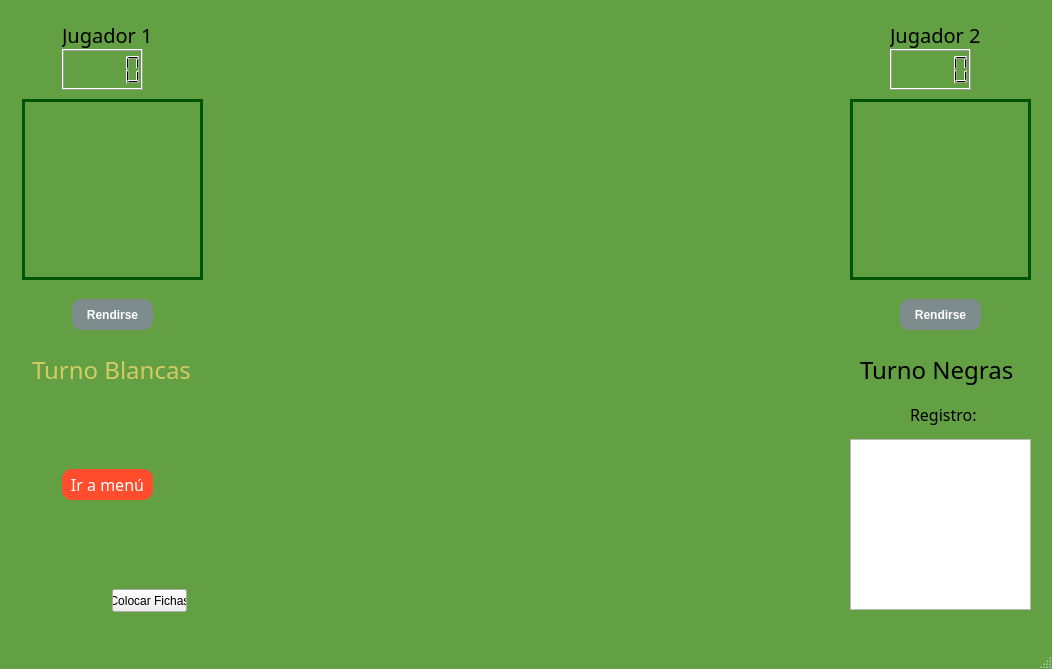
<?xml version="1.0" encoding="UTF-8"?>
<ui version="4.0">
 <class>MainWindow</class>
 <widget class="QMainWindow" name="MainWindow">
  <property name="geometry">
   <rect>
    <x>0</x>
    <y>0</y>
    <width>1052</width>
    <height>669</height>
   </rect>
  </property>
  <property name="windowTitle">
   <string>Ajedrez</string>
  </property>
  <property name="styleSheet">
   <string notr="true">QMainWindow#MainWindow{

	
	background-color: rgb(98, 160, 67);
}</string>
  </property>
  <widget class="QWidget" name="centralwidget">
   <layout class="QHBoxLayout" name="horizontalLayout">
    <item>
     <spacer name="horizontalSpacer_3">
      <property name="orientation">
       <enum>Qt::Horizontal</enum>
      </property>
      <property name="sizeHint" stdset="0">
       <size>
        <width>40</width>
        <height>20</height>
       </size>
      </property>
     </spacer>
    </item>
    <item>
     <widget class="QWidget" name="widget_3" native="true">
      <property name="minimumSize">
       <size>
        <width>200</width>
        <height>0</height>
       </size>
      </property>
      <property name="layoutDirection">
       <enum>Qt::LeftToRight</enum>
      </property>
      <widget class="QPushButton" name="pushButton">
       <property name="geometry">
        <rect>
         <x>100</x>
         <y>580</y>
         <width>75</width>
         <height>23</height>
        </rect>
       </property>
       <property name="text">
        <string>Colocar Fichas</string>
       </property>
      </widget>
      <widget class="QPushButton" name="resignW">
       <property name="geometry">
        <rect>
         <x>60</x>
         <y>290</y>
         <width>81</width>
         <height>31</height>
        </rect>
       </property>
       <property name="font">
        <font>
         <family>Helvetica Neue</family>
         <weight>75</weight>
         <italic>false</italic>
         <bold>true</bold>
         <underline>false</underline>
         <strikeout>false</strikeout>
        </font>
       </property>
       <property name="layoutDirection">
        <enum>Qt::LeftToRight</enum>
       </property>
       <property name="styleSheet">
        <string notr="true">QPushButton{
	text-align:center;
    font-family: 'Helvetica Neue', Helvetica, sans-serif;
	color: #FFF;
	background: #7F8C8D;
	border-radius: 10px;

}

QPushButton:hover{
  background: #ff5242;
  background: #E74C3C;
}
</string>
       </property>
       <property name="text">
        <string>Rendirse</string>
       </property>
       <property name="icon">
        <iconset resource="img.qrc">
         <normaloff>:/new/img/img/resigning.png</normaloff>:/new/img/img/resigning.png</iconset>
       </property>
      </widget>
      <widget class="QLCDNumber" name="lcdNumberW">
       <property name="geometry">
        <rect>
         <x>50</x>
         <y>40</y>
         <width>81</width>
         <height>41</height>
        </rect>
       </property>
       <property name="font">
        <font>
         <family>Gill Sans Ultra Bold Condensed</family>
         <pointsize>8</pointsize>
         <weight>75</weight>
         <bold>true</bold>
        </font>
       </property>
      </widget>
      <widget class="QWidget" name="blackCaptured" native="true">
       <property name="geometry">
        <rect>
         <x>10</x>
         <y>90</y>
         <width>181</width>
         <height>181</height>
        </rect>
       </property>
       <property name="sizePolicy">
        <sizepolicy hsizetype="Preferred" vsizetype="Preferred">
         <horstretch>0</horstretch>
         <verstretch>0</verstretch>
        </sizepolicy>
       </property>
       <property name="minimumSize">
        <size>
         <width>0</width>
         <height>0</height>
        </size>
       </property>
       <property name="maximumSize">
        <size>
         <width>16777215</width>
         <height>16777215</height>
        </size>
       </property>
       <property name="styleSheet">
        <string notr="true">QWidget#blackCaptured{
	border: 3px solid rgb(0, 85, 0);
}</string>
       </property>
      </widget>
      <widget class="QLabel" name="wT">
       <property name="geometry">
        <rect>
         <x>20</x>
         <y>340</y>
         <width>161</width>
         <height>41</height>
        </rect>
       </property>
       <property name="font">
        <font>
         <family>Gill Sans Ultra Bold Condensed</family>
         <pointsize>18</pointsize>
        </font>
       </property>
       <property name="styleSheet">
        <string notr="true">color: rgb(212, 203, 100);</string>
       </property>
       <property name="text">
        <string>Turno Blancas</string>
       </property>
      </widget>
      <widget class="QLabel" name="label">
       <property name="geometry">
        <rect>
         <x>50</x>
         <y>10</y>
         <width>111</width>
         <height>31</height>
        </rect>
       </property>
       <property name="font">
        <font>
         <family>Gill Sans Ultra Bold Condensed</family>
         <pointsize>15</pointsize>
        </font>
       </property>
       <property name="text">
        <string>Jugador 1</string>
       </property>
      </widget>
      <widget class="QPushButton" name="menu">
       <property name="geometry">
        <rect>
         <x>50</x>
         <y>460</y>
         <width>91</width>
         <height>31</height>
        </rect>
       </property>
       <property name="font">
        <font>
         <family>Gill Sans Ultra Bold Condensed</family>
         <pointsize>12</pointsize>
        </font>
       </property>
       <property name="styleSheet">
        <string notr="true">background-color: qlineargradient(spread:pad, x1:0, y1:0, x2:0, y2:1, stop:0 rgba(255, 77, 46, 255));
border-radius: 10px;
color: rgb(255, 255, 255);</string>
       </property>
       <property name="text">
        <string>Ir a menú</string>
       </property>
      </widget>
     </widget>
    </item>
    <item>
     <spacer name="horizontalSpacer">
      <property name="orientation">
       <enum>Qt::Horizontal</enum>
      </property>
      <property name="sizeHint" stdset="0">
       <size>
        <width>40</width>
        <height>20</height>
       </size>
      </property>
     </spacer>
    </item>
    <item>
     <widget class="Board" name="board" native="true">
      <property name="minimumSize">
       <size>
        <width>610</width>
        <height>610</height>
       </size>
      </property>
      <property name="maximumSize">
       <size>
        <width>610</width>
        <height>610</height>
       </size>
      </property>
      <property name="styleSheet">
       <string notr="true"/>
      </property>
     </widget>
    </item>
    <item>
     <spacer name="horizontalSpacer_2">
      <property name="orientation">
       <enum>Qt::Horizontal</enum>
      </property>
      <property name="sizeHint" stdset="0">
       <size>
        <width>40</width>
        <height>20</height>
       </size>
      </property>
     </spacer>
    </item>
    <item>
     <widget class="QWidget" name="widget" native="true">
      <property name="minimumSize">
       <size>
        <width>200</width>
        <height>0</height>
       </size>
      </property>
      <property name="layoutDirection">
       <enum>Qt::RightToLeft</enum>
      </property>
      <widget class="QPushButton" name="resignB">
       <property name="geometry">
        <rect>
         <x>60</x>
         <y>290</y>
         <width>81</width>
         <height>31</height>
        </rect>
       </property>
       <property name="font">
        <font>
         <family>Helvetica Neue</family>
         <weight>75</weight>
         <italic>false</italic>
         <bold>true</bold>
         <underline>false</underline>
         <strikeout>false</strikeout>
        </font>
       </property>
       <property name="layoutDirection">
        <enum>Qt::LeftToRight</enum>
       </property>
       <property name="styleSheet">
        <string notr="true">QPushButton{
	text-align:center;
    font-family: 'Helvetica Neue', Helvetica, sans-serif;
	color: #FFF;
	background: #7F8C8D;
	border-radius: 10px;

}

QPushButton:hover{
  background: #ff5242;
  background: #E74C3C;
}
</string>
       </property>
       <property name="text">
        <string>Rendirse</string>
       </property>
       <property name="icon">
        <iconset resource="img.qrc">
         <normaloff>:/new/img/img/resigning.png</normaloff>:/new/img/img/resigning.png</iconset>
       </property>
      </widget>
      <widget class="QLCDNumber" name="lcdNumberB">
       <property name="geometry">
        <rect>
         <x>50</x>
         <y>40</y>
         <width>81</width>
         <height>41</height>
        </rect>
       </property>
       <property name="font">
        <font>
         <family>Gill Sans Ultra Bold Condensed</family>
        </font>
       </property>
      </widget>
      <widget class="QPlainTextEdit" name="plainTextEdit">
       <property name="enabled">
        <bool>true</bool>
       </property>
       <property name="geometry">
        <rect>
         <x>10</x>
         <y>430</y>
         <width>181</width>
         <height>171</height>
        </rect>
       </property>
       <property name="font">
        <font>
         <family>Gill Sans MT</family>
         <pointsize>10</pointsize>
         <weight>75</weight>
         <bold>true</bold>
        </font>
       </property>
      </widget>
      <widget class="QWidget" name="whiteCaptured" native="true">
       <property name="geometry">
        <rect>
         <x>10</x>
         <y>90</y>
         <width>181</width>
         <height>181</height>
        </rect>
       </property>
       <property name="minimumSize">
        <size>
         <width>0</width>
         <height>0</height>
        </size>
       </property>
       <property name="styleSheet">
        <string notr="true">QWidget#whiteCaptured{
border: 3px solid rgb(0, 85, 0);
}</string>
       </property>
      </widget>
      <widget class="QLabel" name="bT">
       <property name="geometry">
        <rect>
         <x>20</x>
         <y>340</y>
         <width>161</width>
         <height>41</height>
        </rect>
       </property>
       <property name="font">
        <font>
         <family>Gill Sans Ultra Bold Condensed</family>
         <pointsize>18</pointsize>
        </font>
       </property>
       <property name="styleSheet">
        <string notr="true"/>
       </property>
       <property name="text">
        <string>Turno Negras</string>
       </property>
      </widget>
      <widget class="QLabel" name="label_2">
       <property name="geometry">
        <rect>
         <x>50</x>
         <y>10</y>
         <width>111</width>
         <height>31</height>
        </rect>
       </property>
       <property name="font">
        <font>
         <family>Gill Sans Ultra Bold Condensed</family>
         <pointsize>15</pointsize>
        </font>
       </property>
       <property name="text">
        <string>Jugador 2</string>
       </property>
      </widget>
      <widget class="QLabel" name="label_3">
       <property name="geometry">
        <rect>
         <x>70</x>
         <y>390</y>
         <width>81</width>
         <height>31</height>
        </rect>
       </property>
       <property name="font">
        <font>
         <family>Gill Sans Ultra Bold Condensed</family>
         <pointsize>12</pointsize>
        </font>
       </property>
       <property name="text">
        <string>Registro:</string>
       </property>
      </widget>
     </widget>
    </item>
    <item>
     <spacer name="horizontalSpacer_4">
      <property name="orientation">
       <enum>Qt::Horizontal</enum>
      </property>
      <property name="sizeHint" stdset="0">
       <size>
        <width>40</width>
        <height>20</height>
       </size>
      </property>
     </spacer>
    </item>
   </layout>
  </widget>
  <widget class="QMenuBar" name="menubar">
   <property name="geometry">
    <rect>
     <x>0</x>
     <y>0</y>
     <width>1052</width>
     <height>21</height>
    </rect>
   </property>
  </widget>
  <widget class="QStatusBar" name="statusbar"/>
 </widget>
 <customwidgets>
  <customwidget>
   <class>Board</class>
   <extends>QWidget</extends>
   <header>board.h</header>
   <container>1</container>
  </customwidget>
 </customwidgets>
 <resources>
  <include location="img.qrc"/>
 </resources>
 <connections/>
</ui>
